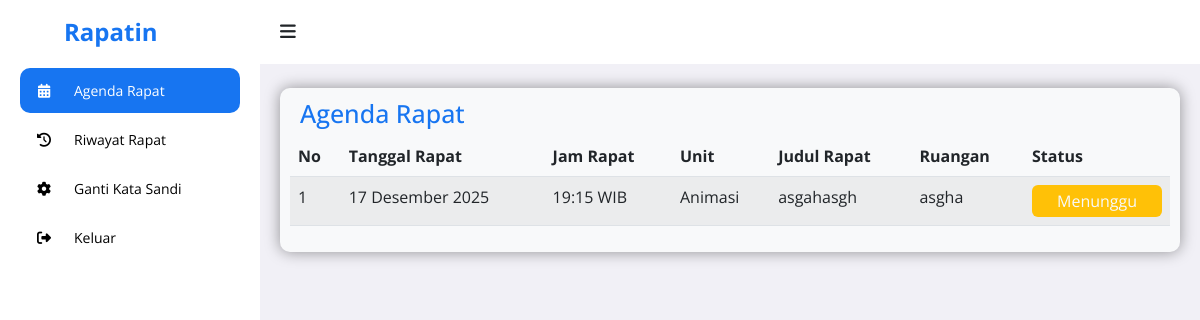
The page /peserta/dashboard.php (signed in) on the database its author committed.
### tables this page shows
CREATE TABLE `agenda_rapat` (
  `id_rapat` int NOT NULL,
  `tanggal_rapat` date NOT NULL,
  `jam_rapat` time NOT NULL,
  `judul_rapat` varchar(255) NOT NULL,
  `ruang_rapat` varchar(100) DEFAULT NULL,
  `keterangan` text,
  `notulen_file` varchar(255) DEFAULT NULL,
  `id_unit` int NOT NULL,
  `id_pembuat` int NOT NULL
);

CREATE TABLE `unit` (
  `id_unit` int NOT NULL,
  `nama_unit` varchar(255) NOT NULL
);

### peserta/dashboard.php (the view, shortened to what this page needs)
<?php
include '../php/koneksi.php';
$id_user = mysqli_real_escape_string($koneksi, $_SESSION['id_user']);
$now_datetime = date('Y-m-d H:i:s');
function tgl_indo($tanggal){
	$bulan = array (
		1 =>   'Januari',
		'Februari',
		'Maret',
		'April',
		'Mei',
		'Juni',
		'Juli',
		'Agustus',
		'September',
		'Oktober',
		'November',
		'Desember'
	);
	$pecahkan = explode('-', $tanggal);
	return $pecahkan[2] . ' ' . $bulan[ (int)$pecahkan[1] ] . ' ' . $pecahkan[0];
}
$sql_agenda = "
    SELECT
        ar.tanggal_rapat,
        ar.jam_rapat,
        ar.judul_rapat,
        ar.keterangan,
        ar.ruang_rapat,
        o.nama_unit
    FROM
        agenda_rapat ar
    JOIN
        peserta_rapat pr ON ar.id_rapat = pr.id_rapat
    LEFT JOIN
        unit o ON ar.id_unit = o.id_unit
    WHERE
        pr.id_user = '$id_user'
        -- Filter: Gabungan tanggal dan jam rapat HARUS lebih besar atau sama dengan waktu saat ini
        AND CONCAT(ar.tanggal_rapat, ' ', ar.jam_rapat) >= '$now_datetime'
    ORDER BY
        ar.tanggal_rapat ASC, ar.jam_rapat ASC;
";
$query_agenda = mysqli_query($koneksi, $sql_agenda);
function get_rapat_status($tanggal, $jam) {
    $datetime_rapat = date('Y-m-d H:i:s', strtotime("$tanggal $jam"));
    $now = date('Y-m-d H:i:s');
    if ($datetime_rapat >= $now) {
        return ['text' => 'Menunggu', 'class' => 'bg-warning'];
    }
    return ['text' => 'Selesai', 'class' => 'bg-success'];
}
?>
<!DOCTYPE html>
<html lang="en">
  <head>
    <link
      rel="stylesheet"
      href="https://cdnjs.cloudflare.com/ajax/libs/font-awesome/6.4.0/css/all.min.css"
    />
    <link
      rel="stylesheet"
      href="https://cdn.jsdelivr.net/npm/bootstrap@5.2.3/dist/css/bootstrap.min.css"
    />
    <link
      rel="stylesheet"
      href="https://cdn.datatables.net/2.3.4/css/dataTables.bootstrap5.css"
    />
    <link
      rel="stylesheet"
      href="https://cdn.datatables.net/responsive/2.3.4/css/responsive.bootstrap5.min.css"
    />
    <link href="https://cdnjs.cloudflare.com/ajax/libs/font-awesome/6.5.0/css/all.min.css" rel="stylesheet">
    <link rel="stylesheet" href="../assets/peserta.css" />
    <link rel="stylesheet" href="https://unpkg.com/aos@next/dist/aos.css" />
  </head>
  <body>
    <section id="sidebar">
    <a href="../index.html" data-aos="fade-down" class="logo ps-3"><i class='ps-5'></i> Rapatin</a>
    <ul class="side-menu" data-aos="fade-right">
      <li><a href="dashboard.php" class="active"><i class="fa-solid fa-calendar-days icon"></i> Agenda Rapat</a></li>
      <li><a href="history.php"><i class="fa-solid fa-clock-rotate-left icon"></i> Riwayat Rapat</a></li>
      <li><a href="ganti_password.php"><i class="fa-solid fa-gear icon"></i> Ganti Kata Sandi</a></li>
      <li><a href="logout.php"><i class="fa-solid fa-right-from-bracket icon"></i> Keluar</a></li>
    </ul>
  </section>
  <section id="content">
      <nav class="atas">
        <i data-aos="fade-right" class='fa-solid fa-bars toggle-sidebar' ></i>
      </nav>
      <main>
        <div data-aos="fade-down" class="rapat bg-light">
          <div class="tableheader">
            <h2>Agenda Rapat</h2>
          </div>
          <table id="tabel-rapat" class="table table-striped">
            <thead>
              <tr>
                <th>No</th>
                <th>Tanggal Rapat</th>
                <th>Jam Rapat</th>
                <th>Unit</th>
                <th>Judul Rapat</th>
                <th>Ruangan</th>
                <th>Status</th>
              </tr>
            </thead>
            <tbody>
            <?php
            $no = 1;
            if (mysqli_num_rows($query_agenda) > 0) {
                while ($rapat = mysqli_fetch_assoc($query_agenda)) {
                    $status = get_rapat_status($rapat['tanggal_rapat'], $rapat['jam_rapat']);
                    $jam_wib = date('H:i', strtotime($rapat['jam_rapat'])) . ' WIB';
            ?>
                <tr>
                    <td><?php echo $no++; ?></td>
                    <td><?php echo htmlspecialchars(tgl_indo($rapat['tanggal_rapat'])); ?></td>
                    <td><?php echo $jam_wib; ?></td>
                    <td><?php echo htmlspecialchars($rapat['nama_unit']); ?></td>
                    <td><?php echo htmlspecialchars($rapat['judul_rapat']); ?></td>
                    <td><?php echo htmlspecialchars($rapat['ruang_rapat']); ?></td>
                    <td class="text-center">
                        <p class="<?php echo $status['class']; ?> rounded px-2 py-1 mb-0 mx-auto text-light">
                            <?php echo $status['text']; ?>
                        </p>
                    </td>
                </tr>
            <?php
                }
            }
            ?>
            </tbody>
          </table>
        </div>
      </main>
      </section>
  </body>
</html>

### assets/peserta.css (style rules this page uses)
* { font-family: 'Open Sans', sans-serif; margin: 0; padding: 0; box-sizing: border-box; }
:root { --abu: #f1f0f6; --putih: #fff; --hitam: #000; --biru: #1775f1; }
html { overflow-x: hidden; }
body { background: var(--abu); overflow-x: hidden; }
a { text-decoration: none; }
li { list-style: none; }
#sidebar { position: fixed; max-width: 260px; width: 100%; background: var(--putih); top: 0; left: 0; height: 100%; overflow-y: auto; scrollbar-width: none; transition: all 0.3s ease; z-index: 200; }
#sidebar .logo { font-size: 24px; display: flex; align-items: center; height: 64px; font-weight: 700; color: var(--biru); position: sticky; top: 0; left: 0; z-index: 100; background: var(--putih); transition: all 0.3s ease; padding: 0 6px; }
#sidebar .icon { min-width: 48px; display: flex; justify-content: center; align-items: center; margin-right: 6px; }
#sidebar .side-menu { padding: 0 20px; transition: all 0.3s ease; }
#sidebar .side-menu a { display: flex; align-items: center; font-size: 14px; color: var(--hitam); padding: 12px 16px 12px 0; transition: all 0.3s ease; border-radius: 10px; margin: 4px 0; white-space: nowrap; }
#sidebar .side-menu > li > a.active, #sidebar .side-menu > li > a.active:hover { background: var(--biru); color: var(--putih); }
#content { position: relative; width: calc(100% - 260px); left: 260px; transition: all 0.3s ease; }
.atas { background: var(--putih); height: 64px; padding: 0 20px; display: flex; align-items: center; grid-gap: 28px; position: sticky; top: 0; left: 0; z-index: 100; }
nav .toggle-sidebar { font-size: 18px; cursor: pointer; }
main { width: 100%; padding: 24px 20px 20px 20px; }
main .rapat { box-shadow: 0 0 15px 0 rgba(0, 0, 0, 0.4); border-radius: 10px; padding: 10px; }
main .tableheader { display: flex; justify-content: space-between; align-items: flex-start; }
main .tableheader h2 { color: #1775f1; margin-left: 10px; font-size: 25px; }

### rows shown on the page
agenda_rapat: tanggal_rapat "17 Desember 2025", jam_rapat "19:15 WIB", id_unit.nama_unit "Animasi", judul_rapat "asgahasgh", ruang_rapat "asgha", tanggal_rapat+jam_rapat "Menunggu"
